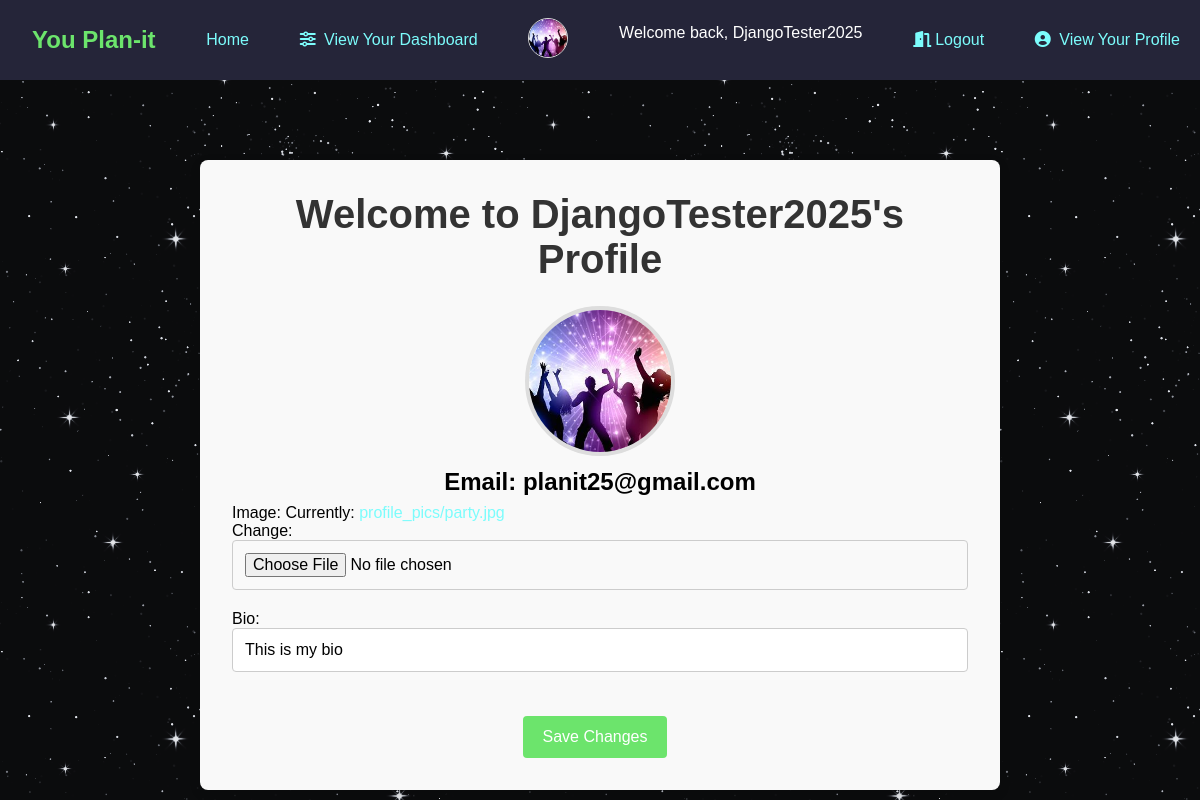
The page /profile/DjangoTester2025/ (signed in) on the database its author committed.
### app/models.py (models this page shows, shortened)
class Profile(models.Model):
    user = models.OneToOneField(User, on_delete=models.CASCADE)
    image = models.ImageField(default='default.jpg', upload_to='profile_pics')
    bio = models.CharField(max_length=200, blank=True, null=True)

### app/views.py (the view)
# urls.py: path("profile/<str:username>/", views.viewUserProfile, name="profile"),
def viewUserProfile(request, username):
    user = get_object_or_404(User, username=username)
    profile, created = Profile.objects.get_or_create(user=user)
    if request.method == 'POST':
        form = ProfileImageForm(request.POST, request.FILES, instance=profile)
        if form.is_valid():
            form.save()
            return redirect('profile', username=username)
    else:
        form = ProfileImageForm(instance=profile)
    return render(request, 'profile.html', {
        'form': form,
        'user': user,
        'profile': profile,
        'events':Events.objects.filter(user=request.user)
    })

### app/forms.py
class ProfileImageForm(forms.ModelForm):
    class Meta:
        model = Profile
        fields = ['image', 'bio']

### app/templates/profile.html (shortened to what this page needs)
{% extends 'base.html' %}
{% block content %}
    <html class="profile-page">
        <div class="profile-form-content">
            <h1 class="profile-heading">Welcome to {{ user.username }}'s Profile</h1>
            <div class="profile-image-container">
                <img src="{% if profile.image %}{{ profile.image.url }}{% else %}/media/profile_pics/default.jpg{% endif %}"
                     alt="{{ user.username }}'s Profile Picture"
                     class="profile-image">
            </div>
            <h2 class="users-email">Email: {{user.email}}</h2>
            <form method="POST" enctype="multipart/form-data" class="profile-form">
                <div class="form-fields">
                    {{ form.as_p }}
                </div>
                <button type="submit" class="save-button">Save Changes</button>
            </form>
        </div>
    </html>
{% endblock %}

### app/templates/base.html (shortened to what this page needs)
<!DOCTYPE html>
{% load static %}
<html lang="en">
  <head>
    <link rel="stylesheet" href="{% static "styling.css" %}"/>
    <link
      href="https://cdnjs.cloudflare.com/ajax/libs/font-awesome/6.0.0-beta3/css/all.min.css"
      rel="stylesheet"
    />
  </head>
  <body>
    <nav style="z-index:99;">
        <h1 class="color-header">&ensp;You Plan-it</h1>
      <a href="{% url 'home' %}">Home</a>
      {% if request.user.is_authenticated %}
      <span>
        <a href="{% url 'user_dashboard' username=request.user.username %}">
          <i class="fa-solid fa-sliders"></i> View Your Dashboard
        </a>
      </span>
      <div class="profile-image-container">
        <img src="{% if profile.image %}{{ profile.image.url }}{% else %}/media/profile_pics/default.jpg{% endif %}"
             alt="?"
             class="profile-image-base">
      </div>
      <p class="welcome-message">Welcome back, {{request.user.username}}</p>
      <a href="{% url 'logout' %}"><i class="fa-solid fa-door-open"></i>Logout</a>
      <span>
        <a href="{% url 'profile' username=request.user.username %}">
          <i class="fa-solid fa-user-circle"></i> View Your Profile
        </a>
      </span>
    {% else %}
      <p class="welcome-message" style="color: white; text-decoration: none;">You are not logged in</p>
      <span><a href="{% url 'login' %}"><i class="fa-solid fa-door-open"></i>Sign In</a></span>
    {% endif %}
    </nav>
    <div class="container-style" style="margin: 1vh;">
      {% block content %}{% endblock %}
    </div>
  </body>
</html>

### app/static/styling.css (style rules this page uses)
* { box-sizing: border-box; margin: 0; padding: 0; }
i { margin-right: 4px; }
nav { font-family: 'Lucida Sans', 'Lucida Sans Regular', 'Lucida Grande', 'Lucida Sans Unicode', Geneva, Verdana, sans-serif; background-color: rgb(37, 37, 57); position: fixed; display: flex; width: 100%; right: 0%; top: 0%; height: 10%; padding-top: 1em; color: #7cfcfc; display: flex; justify-content: space-between; align-items: center; padding: 0 20px; }
a { text-decoration: none; color: #7cfcfc; }
.color-header { color:#6ce46c; }
.profile-image-base { width: 40px; height: 40px; border-radius: 50%; object-fit: cover; border: 1px solid #ddd; }
.profile-page { background: url('images/starbackground.png'); }
.users-email { padding: 1vh; text-align: center; font-family: 'Lucida Sans', 'Lucida Sans Regular', 'Lucida Grande', 'Lucida Sans Unicode', Geneva, Verdana, sans-serif; }
.profile-form-content { max-width: 800px; margin: 20vh auto 0; padding: 2rem; background-color: #f9f9f9; border-radius: 8px; box-shadow: 0 4px 12px rgba(0, 0, 0, 0.1); }
.profile-image-container { text-align: center; }
.profile-image { width: 150px; height: 150px; border-radius: 50%; object-fit: cover; border: 4px solid #ddd; }
.profile-heading { text-align: center; font-size: 2.5rem; margin-bottom: 1.5rem; color: #333; font-family: 'Lucida Sans', 'Lucida Sans Regular', 'Lucida Grande', 'Lucida Sans Unicode', Geneva, Verdana, sans-serif; }
.profile-form { display: flex; flex-direction: column; gap: 1.5rem; }
.form-fields p { margin-bottom: 1.25rem; color: black; font-family: 'Lucida Sans', 'Lucida Sans Regular', 'Lucida Grande', 'Lucida Sans Unicode', Geneva, Verdana, sans-serif; }
.save-button { align-self: center; background-color: #6ce46c; color: #fff; font-size: 1rem; padding: 0.75rem 1.25rem; border: none; border-radius: 4px; cursor: pointer; transition: background-color 0.3s ease; }
.form-fields input, .form-fields select, .form-fields textarea { width: 100%; padding: 0.75rem; border-radius: 4px; border: 1px solid #ccc; font-size: 1rem; box-sizing: border-box; transition: border-color 0.3s ease; }
.welcome-message { color: white; }
a { text-decoration: none; font-family: 'Lucida Sans', 'Lucida Sans Regular', 'Lucida Grande', 'Lucida Sans Unicode', Geneva, Verdana, sans-serif; }
h3, p { font-family: 'Lucida Sans', 'Lucida Sans Regular', 'Lucida Grande', 'Lucida Sans Unicode', Geneva, Verdana, sans-serif; }
p { font-size: 16px; color: #666; margin-bottom: 15px; }
button { padding: 10px 15px; margin-right: 10px; font-size: 14px; border: none; border-radius: 5px; cursor: pointer; transition: background-color 0.3s ease; }
p { font-size: 16px; color: #888; }

### rows shown on the page
Profile: image (picture), bio "This is my bio"

### other values the page prints
{{ request.user.username }} "DjangoTester2025"
{{ user.username }} "DjangoTester2025"
{{ user.email }} "planit25@gmail.com"
